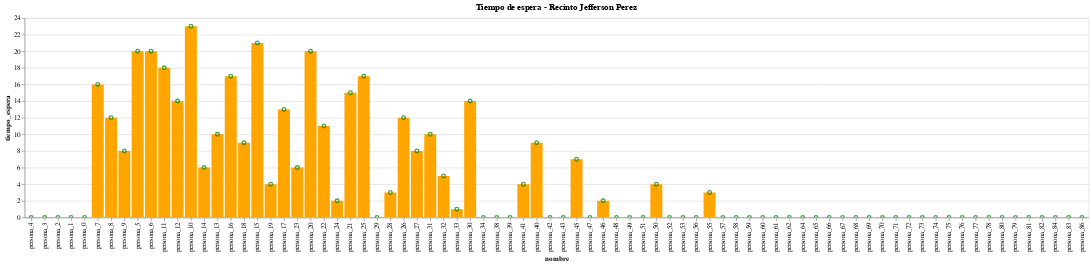

The code cell stored with this chart in its notebook:
### Code cell
alt.Chart(df_data[df_data['resultado_vacuna']==1]).mark_bar(color='orange').encode(
    x=alt.X('nombre',sort=alt.EncodingSortField(field="id", op="count", order='ascending')),
    y='tiempo_espera'
    )+alt.Chart(df_data[df_data['resultado_vacuna']==1]).mark_point(color='green').encode(
        x=alt.X('nombre',sort=alt.EncodingSortField(field="id", op="count", order='ascending')),
        y='tiempo_espera').properties(title='Tiempo de espera - Recinto Jefferson Perez').interactive()

### Figure 1 — Vega-Lite specification as saved in the notebook (floating-point values rounded to 4 significant figures)
{"config": {"view": {"continuousWidth": 400, "continuousHeight": 300}}, "layer": [{"data": {"name": "data-e67a8a041bbb280e24d793c1bc680c79"}, "mark": {"type": "bar", "color": "orange"}, "encoding": {"x": {"type": "nominal", "field": "nombre", "sort": {"field": "id", "op": "count", "order": "ascending"}}, "y": {"type": "quantitative", "field": "tiempo_espera"}}}, {"data": {"name": "data-e67a8a041bbb280e24d793c1bc680c79"}, "mark": {"type": "point", "color": "green"}, "encoding": {"x": {"type": "nominal", "field": "nombre", "sort": {"field": "id", "op": "count", "order": "ascending"}}, "y": {"type": "quantitative", "field": "tiempo_espera"}}, "selection": {"selector002": {"type": "interval", "bind": "scales", "encodings": ["x", "y"]}}, "title": "Tiempo de espera - Recinto Jefferson Perez"}], "$schema": "https://vega.github.io/schema/vega-lite/v4.8.1.json", "datasets": {"data-e67a8a041bbb280e24d793c1bc680c79": [{"id": 4, "nombre": "persona_4", "Siguiente Dosis": "2021/06/24", "Cita Reagendada": "", "tiempo_exam": 20, "tiempo_datos": 2, "tiempo_vacuna": 6, "tiempo_certificado": 1, "tiempo_salida": 4, "tiempo_espera": 0, "resultado_vacuna": 1, "tiempo_total": 33}, {"id": 3, "nombre": "persona_3", "Siguiente Dosis": "2021/06/24", "Cita Reagendada": "", "tiempo_exam": 20, "tiempo_datos": 2, "tiempo_vacuna": 6, "tiempo_certificado": 2, "tiempo_salida": 2, "tiempo_espera": 0, "resultado_vacuna": 1, "tiempo_total": 32}, {"id": 2, "nombre": "persona_2", "Siguiente Dosis": "2021/06/24", "Cita Reagendada": "", "tiempo_exam": 20, "tiempo_datos": 2, "tiempo_vacuna": 6, "tiempo_certificado": 3, "tiempo_salida": 4, "tiempo_espera": 0, "resultado_vacuna": 1, "tiempo_total": 35}, {"id": 1, "nombre": "persona_1", "Siguiente Dosis": "2021/06/24", "Cita Reagendada": "", "tiempo_exam": 20, "tiempo_datos": 2, "tiempo_vacuna": 7, "tiempo_certificado": 3, "tiempo_salida": 2, "tiempo_espera": 0, "resultado_vacuna": 1, "tiempo_total": 34}, {"id": 0, "nombre": "persona_0", "Siguiente Dosis": "2021/06/24", "Cita Reagendada": "", "tiempo_exam": 20, "tiempo_datos": 4, "tiempo_vacuna": 7, "tiempo_certificado": 3, "tiempo_salida": 5, "tiempo_espera": 0, "resultado_vacuna": 1, "tiempo_total": 39}, {"id": 7, "nombre": "persona_7", "Siguiente Dosis": "2021/06/24", "Cita Reagendada": "", "tiempo_exam": 20, "tiempo_datos": 2, "tiempo_vacuna": 6, "tiempo_certificado": 2, "tiempo_salida": 5, "tiempo_espera": 16, "resultado_vacuna": 1, "tiempo_total": 35}, {"id": 8, "nombre": "persona_8", "Siguiente Dosis": "2021/06/24", "Cita Reagendada": "", "tiempo_exam": 20, "tiempo_datos": 2, "tiempo_vacuna": 6, "tiempo_certificado": 2, "tiempo_salida": 5, "tiempo_espera": 12, "resultado_vacuna": 1, "tiempo_total": 35}, {"id": 9, "nombre": "persona_9", "Siguiente Dosis": "2021/06/24", "Cita Reagendada": "", "tiempo_exam": 20, "tiempo_datos": 2, "tiempo_vacuna": 9, "tiempo_certificado": 1, "tiempo_salida": 2, "tiempo_espera": 8, "resultado_vacuna": 1, "tiempo_total": 34}, {"id": 5, "nombre": "persona_5", "Siguiente Dosis": "2021/06/24", "Cita Reagendada": "", "tiempo_exam": 20, "tiempo_datos": 4, "tiempo_vacuna": 7, "tiempo_certificado": 3, "tiempo_salida": 4, "tiempo_espera": 20, "resultado_vacuna": 1, "tiempo_total": 38}, {"id": 6, "nombre": "persona_6", "Siguiente Dosis": "2021/06/24", "Cita Reagendada": "", "tiempo_exam": 20, "tiempo_datos": 2, "tiempo_vacuna": 10, "tiempo_certificado": 3, "tiempo_salida": 2, "tiempo_espera": 20, "resultado_vacuna": 1, "tiempo_total": 37}, {"id": 11, "nombre": "persona_11", "Siguiente Dosis": "2021/06/24", "Cita Reagendada": "", "tiempo_exam": 20, "tiempo_datos": 2, "tiempo_vacuna": 5, "tiempo_certificado": 2, "tiempo_salida": 4, "tiempo_espera": 18, "resultado_vacuna": 1, "tiempo_total": 33}, {"id": 12, "nombre": "persona_12", "Siguiente Dosis": "2021/06/24", "Cita Reagendada": "", "tiempo_exam": 20, "tiempo_datos": 2, "tiempo_vacuna": 7, "tiempo_certificado": 1, "tiempo_salida": 3, "tiempo_espera": 14, "resultado_vacuna": 1, "tiempo_total": 33}, {"id": 10, "nombre": "persona_10", "Siguiente Dosis": "2021/06/24", "Cita Reagendada": "", "tiempo_exam": 20, "tiempo_datos": 3, "tiempo_vacuna": 8, "tiempo_certificado": 1, "tiempo_salida": 5, "tiempo_espera": 23, "resultado_vacuna": 1, "tiempo_total": 37}, {"id": 14, "nombre": "persona_14", "Siguiente Dosis": "2021/06/24", "Cita Reagendada": "", "tiempo_exam": 20, "tiempo_datos": 4, "tiempo_vacuna": 7, "tiempo_certificado": 1, "tiempo_salida": 3, "tiempo_espera": 6, "resultado_vacuna": 1, "tiempo_total": 35}, {"id": 13, "nombre": "persona_13", "Siguiente Dosis": "2021/06/24", "Cita Reagendada": "", "tiempo_exam": 20, "tiempo_datos": 3, "tiempo_vacuna": 8, "tiempo_certificado": 2, "tiempo_salida": 4, "tiempo_espera": 10, "resultado_vacuna": 1, "tiempo_total": 37}, {"id": 16, "nombre": "persona_16", "Siguiente Dosis": "2021/06/24", "Cita Reagendada": "", "tiempo_exam": 20, "tiempo_datos": 3, "tiempo_vacuna": 5, "tiempo_certificado": 2, "tiempo_salida": 5, "tiempo_espera": 17, "resultado_vacuna": 1, "tiempo_total": 35}, {"id": 18, "nombre": "persona_18", "Siguiente Dosis": "2021/06/24", "Cita Reagendada": "", "tiempo_exam": 20, "tiempo_datos": 3, "tiempo_vacuna": 6, "tiempo_certificado": 1, "tiempo_salida": 1, "tiempo_espera": 9, "resultado_vacuna": 1, "tiempo_total": 31}, {"id": 15, "nombre": "persona_15", "Siguiente Dosis": "2021/06/24", "Cita Reagendada": "", "tiempo_exam": 20, "tiempo_datos": 3, "tiempo_vacuna": 8, "tiempo_certificado": 2, "tiempo_salida": 2, "tiempo_espera": 21, "resultado_vacuna": 1, "tiempo_total": 35}, {"id": 19, "nombre": "persona_19", "Siguiente Dosis": "2021/06/24", "Cita Reagendada": "", "tiempo_exam": 20, "tiempo_datos": 3, "tiempo_vacuna": 8, "tiempo_certificado": 2, "tiempo_salida": 3, "tiempo_espera": 4, "resultado_vacuna": 1, "tiempo_total": 36}, {"id": 17, "nombre": "persona_17", "Siguiente Dosis": "2021/06/24", "Cita Reagendada": "", "tiempo_exam": 20, "tiempo_datos": 4, "tiempo_vacuna": 9, "tiempo_certificado": 3, "tiempo_salida": 3, "tiempo_espera": 13, "resultado_vacuna": 1, "tiempo_total": 39}, {"id": 23, "nombre": "persona_23", "Siguiente Dosis": "2021/06/24", "Cita Reagendada": "", "tiempo_exam": 20, "tiempo_datos": 4, "tiempo_vacuna": 5, "tiempo_certificado": 2, "tiempo_salida": 2, "tiempo_espera": 6, "resultado_vacuna": 1, "tiempo_total": 33}, {"id": 20, "nombre": "persona_20", "Siguiente Dosis": "2021/06/24", "Cita Reagendada": "", "tiempo_exam": 20, "tiempo_datos": 3, "tiempo_vacuna": 6, "tiempo_certificado": 3, "tiempo_salida": 3, "tiempo_espera": 20, "resultado_vacuna": 1, "tiempo_total": 35}, {"id": 22, "nombre": "persona_22", "Siguiente Dosis": "2021/06/24", "Cita Reagendada": "", "tiempo_exam": 20, "tiempo_datos": 4, "tiempo_vacuna": 5, "tiempo_certificado": 3, "tiempo_salida": 1, "tiempo_espera": 11, "resultado_vacuna": 1, "tiempo_total": 33}, {"id": 24, "nombre": "persona_24", "Siguiente Dosis": "2021/06/24", "Cita Reagendada": "", "tiempo_exam": 20, "tiempo_datos": 3, "tiempo_vacuna": 9, "tiempo_certificado": 1, "tiempo_salida": 4, "tiempo_espera": 2, "resultado_vacuna": 1, "tiempo_total": 37}, {"id": 21, "nombre": "persona_21", "Siguiente Dosis": "2021/06/24", "Cita Reagendada": "", "tiempo_exam": 20, "tiempo_datos": 2, "tiempo_vacuna": 10, "tiempo_certificado": 3, "tiempo_salida": 5, "tiempo_espera": 15, "resultado_vacuna": 1, "tiempo_total": 40}, {"id": 25, "nombre": "persona_25", "Siguiente Dosis": "2021/06/24", "Cita Reagendada": "", "tiempo_exam": 20, "tiempo_datos": 4, "tiempo_vacuna": 5, "tiempo_certificado": 3, "tiempo_salida": 2, "tiempo_espera": 17, "resultado_vacuna": 1, "tiempo_total": 34}, {"id": 29, "nombre": "persona_29", "Siguiente Dosis": "2021/06/24", "Cita Reagendada": "", "tiempo_exam": 20, "tiempo_datos": 3, "tiempo_vacuna": 6, "tiempo_certificado": 2, "tiempo_salida": 1, "tiempo_espera": 0, "resultado_vacuna": 1, "tiempo_total": 32}, {"id": 28, "nombre": "persona_28", "Siguiente Dosis": "2021/06/24", "Cita Reagendada": "", "tiempo_exam": 20, "tiempo_datos": 4, "tiempo_vacuna": 7, "tiempo_certificado": 2, "tiempo_salida": 5, "tiempo_espera": 3, "resultado_vacuna": 1, "tiempo_total": 38}, {"id": 26, "nombre": "persona_26", "Siguiente Dosis": "2021/06/24", "Cita Reagendada": "", "tiempo_exam": 20, "tiempo_datos": 2, "tiempo_vacuna": 10, "tiempo_certificado": 2, "tiempo_salida": 1, "tiempo_espera": 12, "resultado_vacuna": 1, "tiempo_total": 35}, {"id": 27, "nombre": "persona_27", "Siguiente Dosis": "2021/06/24", "Cita Reagendada": "", "tiempo_exam": 20, "tiempo_datos": 4, "tiempo_vacuna": 9, "tiempo_certificado": 2, "tiempo_salida": 5, "tiempo_espera": 8, "resultado_vacuna": 1, "tiempo_total": 40}, {"id": 31, "nombre": "persona_31", "Siguiente Dosis": "2021/06/24", "Cita Reagendada": "", "tiempo_exam": 20, "tiempo_datos": 4, "tiempo_vacuna": 5, "tiempo_certificado": 2, "tiempo_salida": 3, "tiempo_espera": 10, "resultado_vacuna": 1, "tiempo_total": 34}, {"id": 32, "nombre": "persona_32", "Siguiente Dosis": "2021/06/24", "Cita Reagendada": "", "tiempo_exam": 20, "tiempo_datos": 3, "tiempo_vacuna": 7, "tiempo_certificado": 1, "tiempo_salida": 3, "tiempo_espera": 5, "resultado_vacuna": 1, "tiempo_total": 34}, {"id": 33, "nombre": "persona_33", "Siguiente Dosis": "2021/06/24", "Cita Reagendada": "", "tiempo_exam": 20, "tiempo_datos": 4, "tiempo_vacuna": 8, "tiempo_certificado": 1, "tiempo_salida": 2, "tiempo_espera": 1, "resultado_vacuna": 1, "tiempo_total": 35}, {"id": 30, "nombre": "persona_30", "Siguiente Dosis": "2021/06/24", "Cita Reagendada": "", "tiempo_exam": 20, "tiempo_datos": 2, "tiempo_vacuna": 10, "tiempo_certificado": 2, "tiempo_salida": 1, "tiempo_espera": 14, "resultado_vacuna": 1, "tiempo_total": 35}, {"id": 34, "nombre": "persona_34", "Siguiente Dosis": "2021/06/24", "Cita Reagendada": "", "tiempo_exam": 20, "tiempo_datos": 4, "tiempo_vacuna": 9, "tiempo_certificado": 2, "tiempo_salida": 5, "tiempo_espera": 0, "resultado_vacuna": 1, "tiempo_total": 40}, {"id": 38, "nombre": "persona_38", "Siguiente Dosis": "2021/06/24", "Cita Reagendada": "", "tiempo_exam": 20, "tiempo_datos": 3, "tiempo_vacuna": 6, "tiempo_certificado": 1, "tiempo_salida": 3, "tiempo_espera": 0, "resultado_vacuna": 1, "tiempo_total": 33}, {"id": 39, "nombre": "persona_39", "Siguiente Dosis": "2021/06/24", "Cita Reagendada": "", "tiempo_exam": 20, "tiempo_datos": 2, "tiempo_vacuna": 8, "tiempo_certificado": 1, "tiempo_salida": 2, "tiempo_espera": 0, "resultado_vacuna": 1, "tiempo_total": 33}, {"id": 41, "nombre": "persona_41", "Siguiente Dosis": "2021/06/24", "Cita Reagendada": "", "tiempo_exam": 20, "tiempo_datos": 3, "tiempo_vacuna": 6, "tiempo_certificado": 1, "tiempo_salida": 4, "tiempo_espera": 4, "resultado_vacuna": 1, "tiempo_total": 34}, {"id": 40, "nombre": "persona_40", "Siguiente Dosis": "2021/06/24", "Cita Reagendada": "", "tiempo_exam": 20, "tiempo_datos": 2, "tiempo_vacuna": 10, "tiempo_certificado": 2, "tiempo_salida": 4, "tiempo_espera": 9, "resultado_vacuna": 1, "tiempo_total": 38}, {"id": 42, "nombre": "persona_42", "Siguiente Dosis": "2021/06/24", "Cita Reagendada": "", "tiempo_exam": 20, "tiempo_datos": 4, "tiempo_vacuna": 9, "tiempo_certificado": 1, "tiempo_salida": 5, "tiempo_espera": 0, "resultado_vacuna": 1, "tiempo_total": 39}, {"id": 43, "nombre": "persona_43", "Siguiente Dosis": "2021/06/24", "Cita Reagendada": "", "tiempo_exam": 20, "tiempo_datos": 4, "tiempo_vacuna": 5, "tiempo_certificado": 1, "tiempo_salida": 5, "tiempo_espera": 0, "resultado_vacuna": 1, "tiempo_total": 35}, {"id": 45, "nombre": "persona_45", "Siguiente Dosis": "2021/06/24", "Cita Reagendada": "", "tiempo_exam": 20, "tiempo_datos": 2, "tiempo_vacuna": 7, "tiempo_certificado": 1, "tiempo_salida": 4, "tiempo_espera": 7, "resultado_vacuna": 1, "tiempo_total": 34}, {"id": 47, "nombre": "persona_47", "Siguiente Dosis": "2021/06/24", "Cita Reagendada": "", "tiempo_exam": 20, "tiempo_datos": 2, "tiempo_vacuna": 5, "tiempo_certificado": 2, "tiempo_salida": 3, "tiempo_espera": 0, "resultado_vacuna": 1, "tiempo_total": 32}, {"id": 46, "nombre": "persona_46", "Siguiente Dosis": "2021/06/24", "Cita Reagendada": "", "tiempo_exam": 20, "tiempo_datos": 3, "tiempo_vacuna": 9, "tiempo_certificado": 2, "tiempo_salida": 5, "tiempo_espera": 2, "resultado_vacuna": 1, "tiempo_total": 39}, {"id": 48, "nombre": "persona_48", "Siguiente Dosis": "2021/06/24", "Cita Reagendada": "", "tiempo_exam": 20, "tiempo_datos": 2, "tiempo_vacuna": 7, "tiempo_certificado": 1, "tiempo_salida": 2, "tiempo_espera": 0, "resultado_vacuna": 1, "tiempo_total": 32}, {"id": 49, "nombre": "persona_49", "Siguiente Dosis": "2021/06/24", "Cita Reagendada": "", "tiempo_exam": 20, "tiempo_datos": 3, "tiempo_vacuna": 9, "tiempo_certificado": 2, "tiempo_salida": 4, "tiempo_espera": 0, "resultado_vacuna": 1, "tiempo_total": 38}, {"id": 51, "nombre": "persona_51", "Siguiente Dosis": "2021/06/24", "Cita Reagendada": "", "tiempo_exam": 20, "tiempo_datos": 4, "tiempo_vacuna": 7, "tiempo_certificado": 3, "tiempo_salida": 4, "tiempo_espera": 0, "resultado_vacuna": 1, "tiempo_total": 38}, {"id": 50, "nombre": "persona_50", "Siguiente Dosis": "2021/06/24", "Cita Reagendada": "", "tiempo_exam": 20, "tiempo_datos": 3, "tiempo_vacuna": 9, "tiempo_certificado": 2, "tiempo_salida": 5, "tiempo_espera": 4, "resultado_vacuna": 1, "tiempo_total": 39}, {"id": 52, "nombre": "persona_52", "Siguiente Dosis": "2021/06/24", "Cita Reagendada": "", "tiempo_exam": 20, "tiempo_datos": 2, "tiempo_vacuna": 6, "tiempo_certificado": 3, "tiempo_salida": 5, "tiempo_espera": 0, "resultado_vacuna": 1, "tiempo_total": 36}, {"id": 53, "nombre": "persona_53", "Siguiente Dosis": "2021/06/24", "Cita Reagendada": "", "tiempo_exam": 20, "tiempo_datos": 2, "tiempo_vacuna": 8, "tiempo_certificado": 3, "tiempo_salida": 3, "tiempo_espera": 0, "resultado_vacuna": 1, "tiempo_total": 36}, {"id": 56, "nombre": "persona_56", "Siguiente Dosis": "2021/06/24", "Cita Reagendada": "", "tiempo_exam": 20, "tiempo_datos": 2, "tiempo_vacuna": 6, "tiempo_certificado": 2, "tiempo_salida": 4, "tiempo_espera": 0, "resultado_vacuna": 1, "tiempo_total": 34}, {"id": 55, "nombre": "persona_55", "Siguiente Dosis": "2021/06/24", "Cita Reagendada": "", "tiempo_exam": 20, "tiempo_datos": 4, "tiempo_vacuna": 8, "tiempo_certificado": 1, "tiempo_salida": 2, "tiempo_espera": 3, "resultado_vacuna": 1, "tiempo_total": 35}, {"id": 57, "nombre": "persona_57", "Siguiente Dosis": "2021/06/24", "Cita Reagendada": "", "tiempo_exam": 20, "tiempo_datos": 3, "tiempo_vacuna": 5, "tiempo_certificado": 2, "tiempo_salida": 1, "tiempo_espera": 0, "resultado_vacuna": 1, "tiempo_total": 31}, {"id": 58, "nombre": "persona_58", "Siguiente Dosis": "2021/06/24", "Cita Reagendada": "", "tiempo_exam": 20, "tiempo_datos": 2, "tiempo_vacuna": 9, "tiempo_certificado": 1, "tiempo_salida": 5, "tiempo_espera": 0, "resultado_vacuna": 1, "tiempo_total": 37}, {"id": 59, "nombre": "persona_59", "Siguiente Dosis": "2021/06/24", "Cita Reagendada": "", "tiempo_exam": 20, "tiempo_datos": 2, "tiempo_vacuna": 8, "tiempo_certificado": 1, "tiempo_salida": 1, "tiempo_espera": 0, "resultado_vacuna": 1, "tiempo_total": 32}, {"id": 60, "nombre": "persona_60", "Siguiente Dosis": "2021/06/24", "Cita Reagendada": "", "tiempo_exam": 20, "tiempo_datos": 2, "tiempo_vacuna": 10, "tiempo_certificado": 2, "tiempo_salida": 2, "tiempo_espera": 0, "resultado_vacuna": 1, "tiempo_total": 36}, {"id": 61, "nombre": "persona_61", "Siguiente Dosis": "2021/06/24", "Cita Reagendada": "", "tiempo_exam": 20, "tiempo_datos": 3, "tiempo_vacuna": 7, "tiempo_certificado": 2, "tiempo_salida": 1, "tiempo_espera": 0, "resultado_vacuna": 1, "tiempo_total": 33}, {"id": 62, "nombre": "persona_62", "Siguiente Dosis": "2021/06/24", "Cita Reagendada": "", "tiempo_exam": 20, "tiempo_datos": 3, "tiempo_vacuna": 7, "tiempo_certificado": 1, "tiempo_salida": 2, "tiempo_espera": 0, "resultado_vacuna": 1, "tiempo_total": 33}, {"id": 64, "nombre": "persona_64", "Siguiente Dosis": "2021/06/24", "Cita Reagendada": "", "tiempo_exam": 20, "tiempo_datos": 2, "tiempo_vacuna": 8, "tiempo_certificado": 2, "tiempo_salida": 2, "tiempo_espera": 0, "resultado_vacuna": 1, "tiempo_total": 34}, {"id": 65, "nombre": "persona_65", "Siguiente Dosis": "2021/06/24", "Cita Reagendada": "", "tiempo_exam": 20, "tiempo_datos": 4, "tiempo_vacuna": 9, "tiempo_certificado": 3, "tiempo_salida": 4, "tiempo_espera": 0, "resultado_vacuna": 1, "tiempo_total": 40}, {"id": 66, "nombre": "persona_66", "Siguiente Dosis": "2021/06/24", "Cita Reagendada": "", "tiempo_exam": 20, "tiempo_datos": 2, "tiempo_vacuna": 9, "tiempo_certificado": 3, "tiempo_salida": 5, "tiempo_espera": 0, "resultado_vacuna": 1, "tiempo_total": 39}, {"id": 67, "nombre": "persona_67", "Siguiente Dosis": "2021/06/24", "Cita Reagendada": "", "tiempo_exam": 20, "tiempo_datos": 2, "tiempo_vacuna": 9, "tiempo_certificado": 1, "tiempo_salida": 1, "tiempo_espera": 0, "resultado_vacuna": 1, "tiempo_total": 33}, {"id": 68, "nombre": "persona_68", "Siguiente Dosis": "2021/06/24", "Cita Reagendada": "", "tiempo_exam": 20, "tiempo_datos": 4, "tiempo_vacuna": 7, "tiempo_certificado": 2, "tiempo_salida": 5, "tiempo_espera": 0, "resultado_vacuna": 1, "tiempo_total": 38}, {"id": 69, "nombre": "persona_69", "Siguiente Dosis": "2021/06/24", "Cita Reagendada": "", "tiempo_exam": 20, "tiempo_datos": 3, "tiempo_vacuna": 8, "tiempo_certificado": 3, "tiempo_salida": 5, "tiempo_espera": 0, "resultado_vacuna": 1, "tiempo_total": 39}, {"id": 70, "nombre": "persona_70", "Siguiente Dosis": "2021/06/24", "Cita Reagendada": "", "tiempo_exam": 20, "tiempo_datos": 2, "tiempo_vacuna": 10, "tiempo_certificado": 3, "tiempo_salida": 2, "tiempo_espera": 0, "resultado_vacuna": 1, "tiempo_total": 37}, {"id": 71, "nombre": "persona_71", "Siguiente Dosis": "2021/06/24", "Cita Reagendada": "", "tiempo_exam": 20, "tiempo_datos": 2, "tiempo_vacuna": 10, "tiempo_certificado": 3, "tiempo_salida": 1, "tiempo_espera": 0, "resultado_vacuna": 1, "tiempo_total": 36}, {"id": 72, "nombre": "persona_72", "Siguiente Dosis": "2021/06/24", "Cita Reagendada": "", "tiempo_exam": 20, "tiempo_datos": 3, "tiempo_vacuna": 7, "tiempo_certificado": 1, "tiempo_salida": 4, "tiempo_espera": 0, "resultado_vacuna": 1, "tiempo_total": 35}, {"id": 73, "nombre": "persona_73", "Siguiente Dosis": "2021/06/24", "Cita Reagendada": "", "tiempo_exam": 20, "tiempo_datos": 3, "tiempo_vacuna": 5, "tiempo_certificado": 2, "tiempo_salida": 1, "tiempo_espera": 0, "resultado_vacuna": 1, "tiempo_total": 31}, {"id": 74, "nombre": "persona_74", "Siguiente Dosis": "2021/06/24", "Cita Reagendada": "", "tiempo_exam": 20, "tiempo_datos": 3, "tiempo_vacuna": 5, "tiempo_certificado": 2, "tiempo_salida": 1, "tiempo_espera": 0, "resultado_vacuna": 1, "tiempo_total": 31}, {"id": 75, "nombre": "persona_75", "Siguiente Dosis": "2021/06/24", "Cita Reagendada": "", "tiempo_exam": 20, "tiempo_datos": 2, "tiempo_vacuna": 8, "tiempo_certificado": 1, "tiempo_salida": 1, "tiempo_espera": 0, "resultado_vacuna": 1, "tiempo_total": 32}, {"id": 76, "nombre": "persona_76", "Siguiente Dosis": "2021/06/24", "Cita Reagendada": "", "tiempo_exam": 20, "tiempo_datos": 2, "tiempo_vacuna": 7, "tiempo_certificado": 2, "tiempo_salida": 2, "tiempo_espera": 0, "resultado_vacuna": 1, "tiempo_total": 33}, {"id": 77, "nombre": "persona_77", "Siguiente Dosis": "2021/06/24", "Cita Reagendada": "", "tiempo_exam": 20, "tiempo_datos": 3, "tiempo_vacuna": 7, "tiempo_certificado": 3, "tiempo_salida": 4, "tiempo_espera": 0, "resultado_vacuna": 1, "tiempo_total": 37}, {"id": 78, "nombre": "persona_78", "Siguiente Dosis": "2021/06/24", "Cita Reagendada": "", "tiempo_exam": 20, "tiempo_datos": 3, "tiempo_vacuna": 8, "tiempo_certificado": 1, "tiempo_salida": 2, "tiempo_espera": 0, "resultado_vacuna": 1, "tiempo_total": 34}, {"id": 80, "nombre": "persona_80", "Siguiente Dosis": "2021/06/24", "Cita Reagendada": "", "tiempo_exam": 20, "tiempo_datos": 2, "tiempo_vacuna": 5, "tiempo_certificado": 1, "tiempo_salida": 3, "tiempo_espera": 0, "resultado_vacuna": 1, "tiempo_total": 31}, {"id": 79, "nombre": "persona_79", "Siguiente Dosis": "2021/06/24", "Cita Reagendada": "", "tiempo_exam": 20, "tiempo_datos": 4, "tiempo_vacuna": 10, "tiempo_certificado": 3, "tiempo_salida": 2, "tiempo_espera": 0, "resultado_vacuna": 1, "tiempo_total": 39}, {"id": 81, "nombre": "persona_81", "Siguiente Dosis": "2021/06/24", "Cita Reagendada": "", "tiempo_exam": 20, "tiempo_datos": 3, "tiempo_vacuna": 5, "tiempo_certificado": 1, "tiempo_salida": 5, "tiempo_espera": 0, "resultado_vacuna": 1, "tiempo_total": 34}, {"id": 82, "nombre": "persona_82", "Siguiente Dosis": "2021/06/24", "Cita Reagendada": "", "tiempo_exam": 20, "tiempo_datos": 2, "tiempo_vacuna": 5, "tiempo_certificado": 2, "tiempo_salida": 3, "tiempo_espera": 0, "resultado_vacuna": 1, "tiempo_total": 32}, {"id": 84, "nombre": "persona_84", "Siguiente Dosis": "2021/06/24", "Cita Reagendada": "", "tiempo_exam": 20, "tiempo_datos": 2, "tiempo_vacuna": 5, "tiempo_certificado": 3, "tiempo_salida": 1, "tiempo_espera": 0, "resultado_vacuna": 1, "tiempo_total": 31}, {"id": 83, "nombre": "persona_83", "Siguiente Dosis": "2021/06/24", "Cita Reagendada": "", "tiempo_exam": 20, "tiempo_datos": 4, "tiempo_vacuna": 10, "tiempo_certificado": 3, "tiempo_salida": 4, "tiempo_espera": 0, "resultado_vacuna": 1, "tiempo_total": 41}, {"id": 86, "nombre": "persona_86", "Siguiente Dosis": "2021/06/24", "Cita Reagendada": "", "tiempo_exam": 20, "tiempo_datos": 3, "tiempo_vacuna": 5, "tiempo_certificado": 2, "tiempo_salida": 2, "tiempo_espera": 0, "resultado_vacuna": 1, "tiempo_total": 32}]}}
